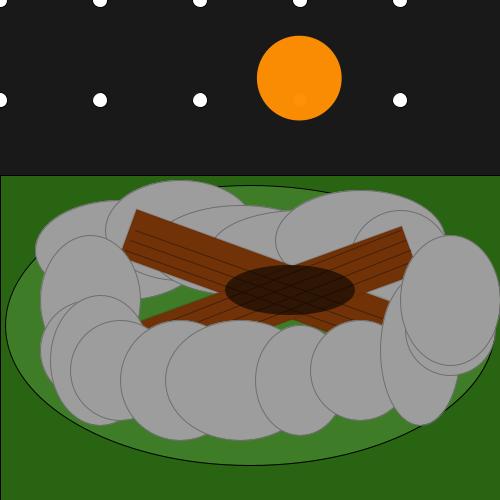
Frame 1 (no input)
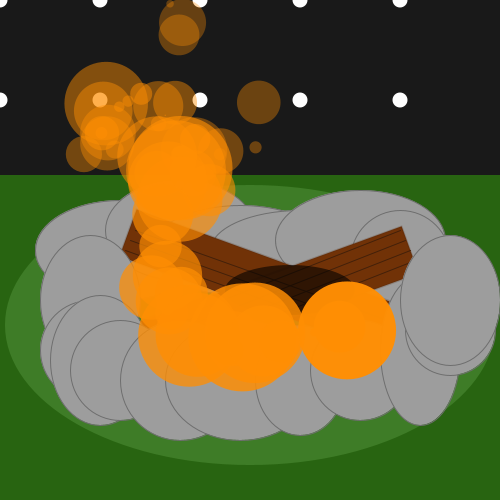
Frame 60 (the mouse pressed at the canvas centre just before this capture)
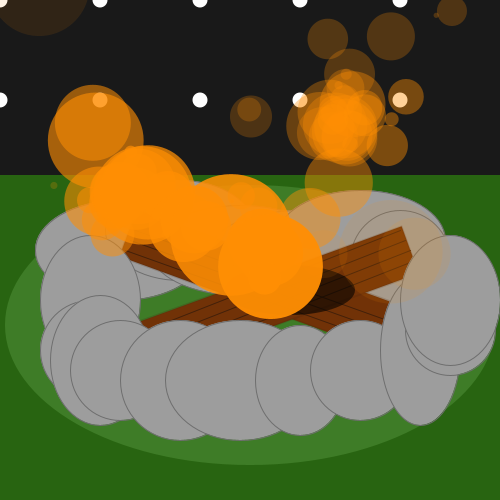
Frame 120 (the mouse held since frame 60 and released just before this capture)

The Processing sketch that drew these frames (run headless with seeded random() and noise(); from frame 60 on, the mouse is pressed at the canvas centre):

// Processing sketch: processing_168854
// ── processing_168854.pde

class Particle
{
 float x,y,vx,vy,diam,a;
boolean dead=false;
Particle(float _x, float _y)

{
 x=_x;
y=_y;
diam=random(5,130);
a=1;
vx=mvelx*0.2+random(-1,1);
vy=mvely*0.2+random(-1,1);
}
  void update()
  {
   vx+= noise(x*0.01,y*0.01,frameCount*0.02)-0.5;
  vy+= noise(y*0.01, x*0.01, frameCount*0.02+38450)-.5; 
  x+=vx;
  y+=vy;
  a*=0.98;
  diam--;
  if(a<0.05)
  {dead=true;}
  }
  void display()
  {
    fill(255,142,3,a*255);
    pushMatrix();
    translate(x,y);
    ellipse(0,0,diam,diam);
 popMatrix();
  }
}

ArrayList parts;
float mvelx,mvely;
void setup()
{
 size(500,500);
background(25,25,25);
  parts= new ArrayList();
}
void draw()
{
 background(25,25,25);
 fill(255);
 for(int y=0;y<height;y+=100)
 for(int x=0;x<width;x+=100)
 for(int i =5; i<20; i+=10)
 {
   ellipse(x,y,i,i);
 }
 fill(40,100,17);
 rect(0,175,500,500);
 fill(155,222,130,50);
 ellipse(250,325,490,280);
 stroke(110,110,110);
 strokeWeight(1);
 fill(157,157,157);
 ellipse(120,250,170,100);
 ellipse(180,230,150,100);
 ellipse(240,250,180,90);
 ellipse(300,250,180,80);
 ellipse(360,240,170,100);
 ellipse(400,260,100,100);
 fill(113,50,7);
 stroke(67,32,9,50);
 strokeWeight(2);
pushMatrix();
rotate(radians(20));
translate(100,-100);
rect(100,250,300,50);
popMatrix();
pushMatrix();
rotate(radians(-20));
translate(-100,100);
rect(100,250,300,50);
popMatrix();
stroke(67,32,9);
strokeWeight(1);
line(125,250,405,350);
line(130,240,410,340);
line(135,230,415,330);
//
line(120,340,400,230);
line(125,350,405,240);
line(130,360,410,250);
line(135,370,415,260);

fill(0,150);
noStroke();
ellipse(290,290,130,50);
fill(157,157,157);
stroke(110,110,110);
ellipse(90,300,100,130);
ellipse(90,350,100,100);
ellipse(100,360,100,130);
ellipse(120,370,100,100);
ellipse(180,380,120,120);
ellipse(240,380,150,120);
ellipse(300,380,90,110);
ellipse(360,370,100,100);
ellipse(420,350,80,150);
ellipse(450,330,90,90);
ellipse(450,300,100,130);


 
 noStroke();
 float tempx=noise(frameCount*0.03)*width;
 float tempy=noise(frameCount*0.03+37032)*height;
 mvelx=mouseX-pmouseX;
 mvely=mouseY-pmouseY;
parts.add(new Particle(tempx,tempy));
for(int i=0; i<parts.size(); i++)
{
  Particle p= (Particle)parts.get(i);
  if(p.dead==true)
  {parts.remove(i);}
  p.update();
  p.display();
}

}

void mouseDragged()
{
  for(int i=0; i<10;i++)
{
 parts.add(new Particle(mouseX,mouseY)); 
 
}

}
